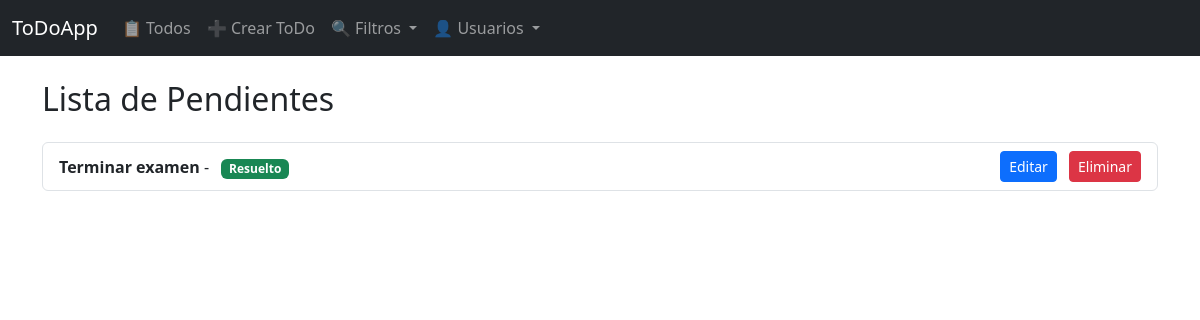
Page /todos/ on the earlier database version.
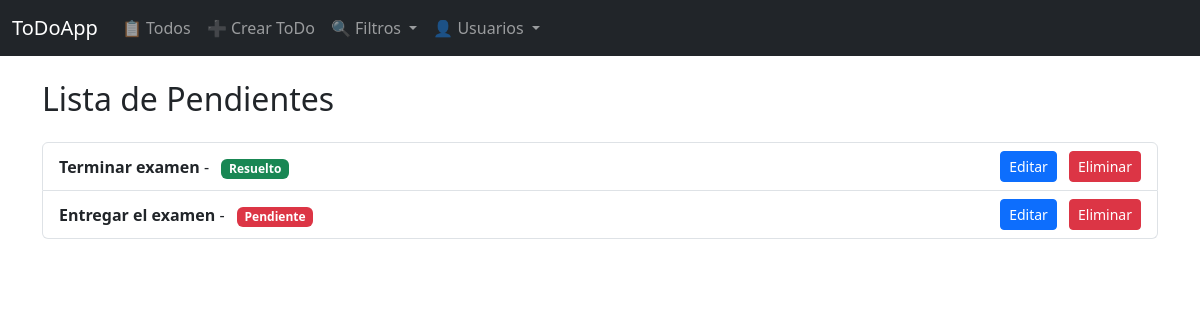
Same page on the later database version.
### todos/models.py (models this page shows, shortened)
class Todo(models.Model):
    title = models.CharField(max_length=255)
    is_done = models.BooleanField(default=False)
    user = models.ForeignKey(User, on_delete=models.CASCADE)

### todos/views.py (the view)
# urls.py: path("", lambda request: redirect("todo_list")),
def todo_list(request):
    todos = Todo.objects.all()
    return render(request, 'todos/todo_list.html', {'todos': todos})

### todos/templates/todos/todo_list.html
{% extends "base.html" %}
{% block content %}
<h2 class="mb-4"> Lista de Pendientes</h2>
{% if todos %}
  <ul class="list-group mb-4">
    {% for todo in todos %}
      <li class="list-group-item d-flex justify-content-between align-items-center">
        <div>
          <strong>{{ todo.title }}</strong> - {{ todo.description }}
          <span class="badge bg-{{ todo.is_done|yesno:'success,danger' }} ms-2">
            {% if todo.is_done %}Resuelto{% else %}Pendiente{% endif %}
          </span>
        </div>
        <div>
          <a href="{% url 'todo_update' todo.id %}" class="btn btn-sm btn-primary me-2">Editar</a>
          <a href="{% url 'todo_delete' todo.id %}" class="btn btn-sm btn-danger">Eliminar</a>
        </div>
      </li>
    {% endfor %}
  </ul>
{% else %}
  <p>No hay pendientes registrados.</p>
{% endif %}
{% endblock %}

### todos/templates/base.html (shortened to what this page needs)
<!DOCTYPE html>
<html lang="es">
  <head>
    <link
      href="https://cdn.jsdelivr.net/npm/bootstrap@5.3.3/dist/css/bootstrap.min.css"
      rel="stylesheet"
    />
  </head>
  <body>
    <nav class="navbar navbar-expand-lg navbar-dark bg-dark mb-4">
      <div class="container-fluid">
        <a class="navbar-brand" href="{% url 'todo_list' %}">ToDoApp</a>
        <div class="collapse navbar-collapse" id="navbarNav">
          <ul class="navbar-nav me-auto">
            <li class="nav-item">
              <a class="nav-link" href="{% url 'todo_list' %}">📋 Todos</a>
            </li>
            <li class="nav-item">
              <a class="nav-link" href="{% url 'todo_create' %}">➕ Crear ToDo</a>
            </li>
            <li class="nav-item dropdown">
              <a
                class="nav-link dropdown-toggle"
                href="#"
                id="filtrosDropdown"
                role="button"
                data-bs-toggle="dropdown"
              >
                🔍 Filtros
              </a>
            </li>
            <li class="nav-item dropdown">
              <a
                class="nav-link dropdown-toggle"
                href="#"
                id="usuariosDropdown"
                role="button"
                data-bs-toggle="dropdown"
              >
                👤 Usuarios
              </a>
            </li>
          </ul>
        </div>
      </div>
    </nav>
    <div class="container">
      {% block content %}
      {% endblock %}
    </div>
  </body>
</html>

Differences in the rows shown:
added Todo: title "Entregar el examen", is_done "Pendiente"
